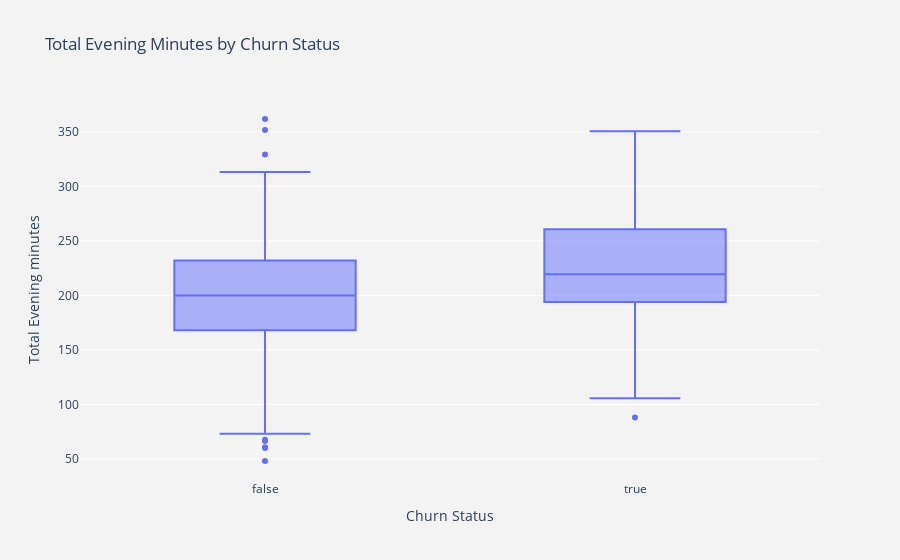

Notebook code for this chart:
### Code cell
def plot_boxplot_eve_minutes(df):
    """
    Create a boxplot using Plotly for 'Total Evening Minutes' feature by 'Churn' status.

    Parameters:
    df (DataFrame): Input DataFrame containing the data to plot.

    Returns:
    None
    """
    fig = px.box(df, x='Churn', y='Total eve minutes', title="Total Evening Minutes by Churn Status",
                 labels={"Churn": "Churn Status", "Total eve minutes": "Total Evening minutes"},
                 category_orders={"Churn": ["False", "True"]})

    fig.update_layout(plot_bgcolor='rgb(243,243,243)', paper_bgcolor='rgb(243,243,243)')

    fig.show()

plot_boxplot_eve_minutes(df)

### Figure 1 — Plotly figure (JSON) as saved in the notebook; plotly's stock layout.template omitted (floating-point values rounded to 4 significant figures; data arrays with more than 128 entries replaced by an {"elided": "..."} marker saying what was removed)
{"data": [{"alignmentgroup": "True", "hovertemplate": "Churn Status=%{x}<br>Total Evening minutes=%{y}<extra></extra>", "legendgroup": "", "marker": {"color": "#636efa"}, "name": "", "notched": false, "offsetgroup": "", "orientation": "v", "showlegend": false, "x": {"elided": "667 bool values"}, "x0": " ", "xaxis": "x", "y": {"elided": "667 float values"}, "y0": " ", "yaxis": "y", "type": "box"}], "layout": {"xaxis": {"anchor": "y", "domain": [0, 1], "title": {"text": "Churn Status"}, "categoryorder": "array", "categoryarray": ["False", "True"], "type": "category", "range": [1.5, 3.5], "autorange": true}, "yaxis": {"anchor": "x", "domain": [0, 1], "title": {"text": "Total Evening minutes"}, "type": "linear", "range": [30.67, 379.2], "autorange": true}, "legend": {"tracegroupgap": 0}, "title": {"text": "Total Evening Minutes by Churn Status"}, "boxmode": "group", "plot_bgcolor": "rgb(243,243,243)", "paper_bgcolor": "rgb(243,243,243)", "autosize": true}}
